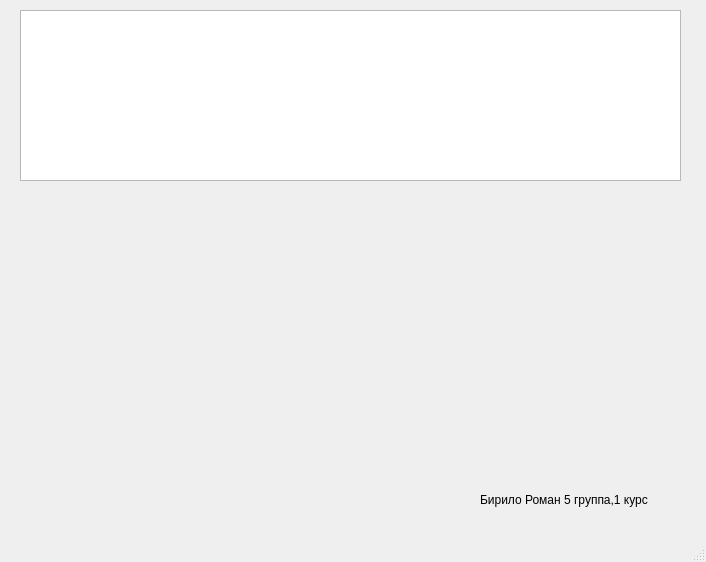
<?xml version="1.0" encoding="UTF-8"?>
<ui version="4.0">
 <class>MainWindow</class>
 <widget class="QMainWindow" name="MainWindow">
  <property name="geometry">
   <rect>
    <x>0</x>
    <y>0</y>
    <width>706</width>
    <height>562</height>
   </rect>
  </property>
  <property name="windowTitle">
   <string>MainWindow</string>
  </property>
  <widget class="QWidget" name="centralwidget">
   <widget class="QTableWidget" name="tableWidget">
    <property name="geometry">
     <rect>
      <x>20</x>
      <y>10</y>
      <width>661</width>
      <height>171</height>
     </rect>
    </property>
    <property name="rowCount">
     <number>0</number>
    </property>
    <property name="columnCount">
     <number>0</number>
    </property>
   </widget>
   <widget class="QLabel" name="label_2">
    <property name="geometry">
     <rect>
      <x>480</x>
      <y>490</y>
      <width>221</width>
      <height>20</height>
     </rect>
    </property>
    <property name="text">
     <string>Бирило Роман 5 группа,1 курс</string>
    </property>
   </widget>
  </widget>
  <widget class="QMenuBar" name="menubar">
   <property name="geometry">
    <rect>
     <x>0</x>
     <y>0</y>
     <width>706</width>
     <height>25</height>
    </rect>
   </property>
  </widget>
  <widget class="QStatusBar" name="statusbar"/>
 </widget>
 <resources/>
 <connections/>
</ui>
